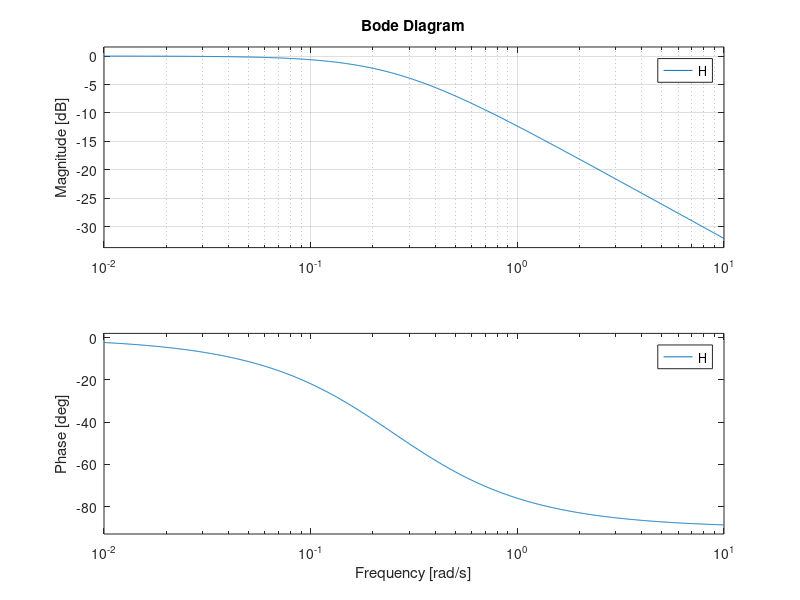

The MATLAB script that drew this image:
%           1
%  H(w)=--------
%       4jw +1
%       s=jw
%       w=2pif
num=1;
den=[4 1];
H=tf(num,den);
bode(H), grid
